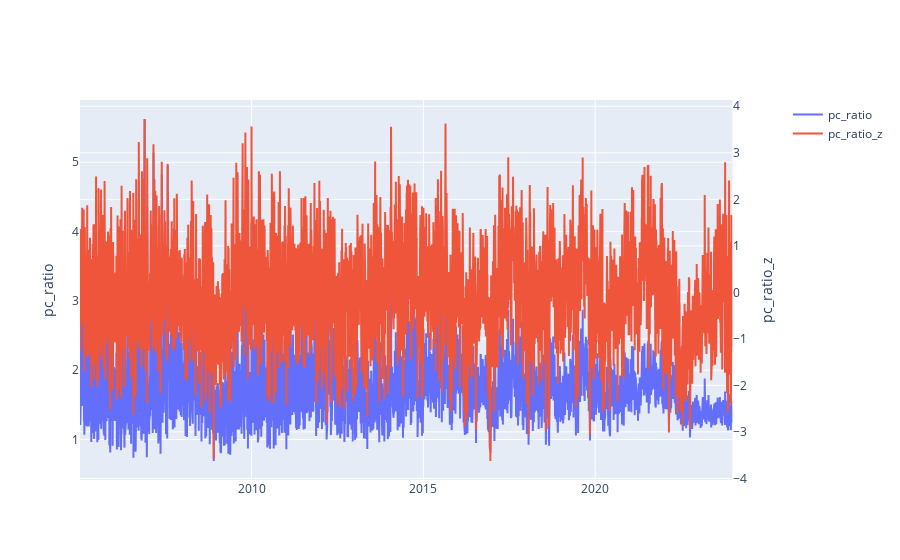

Here is the notebook cell this chart was saved with:
### Code cell
plot_2axes(real_data.df, 'pc_ratio', 'pc_ratio_z')

### Figure 1 — Plotly figure (JSON) as saved in the notebook; plotly's stock layout.template omitted (floating-point values rounded to 4 significant figures; data arrays with more than 128 entries replaced by an {"elided": "..."} marker saying what was removed)
{"data": [{"name": "pc_ratio", "type": "scatter", "x": {"elided": "4781 str values"}, "xaxis": "x", "y": {"elided": "4781 float values"}, "yaxis": "y"}, {"name": "pc_ratio_z", "type": "scatter", "x": {"elided": "4781 str values"}, "xaxis": "x", "y": {"elided": "4781 float values"}, "yaxis": "y2"}], "layout": {"xaxis": {"anchor": "y", "domain": [0, 0.94]}, "yaxis": {"anchor": "x", "domain": [0, 1], "title": {"text": "pc_ratio"}}, "yaxis2": {"anchor": "x", "overlaying": "y", "side": "right", "title": {"text": "pc_ratio_z"}}}}
